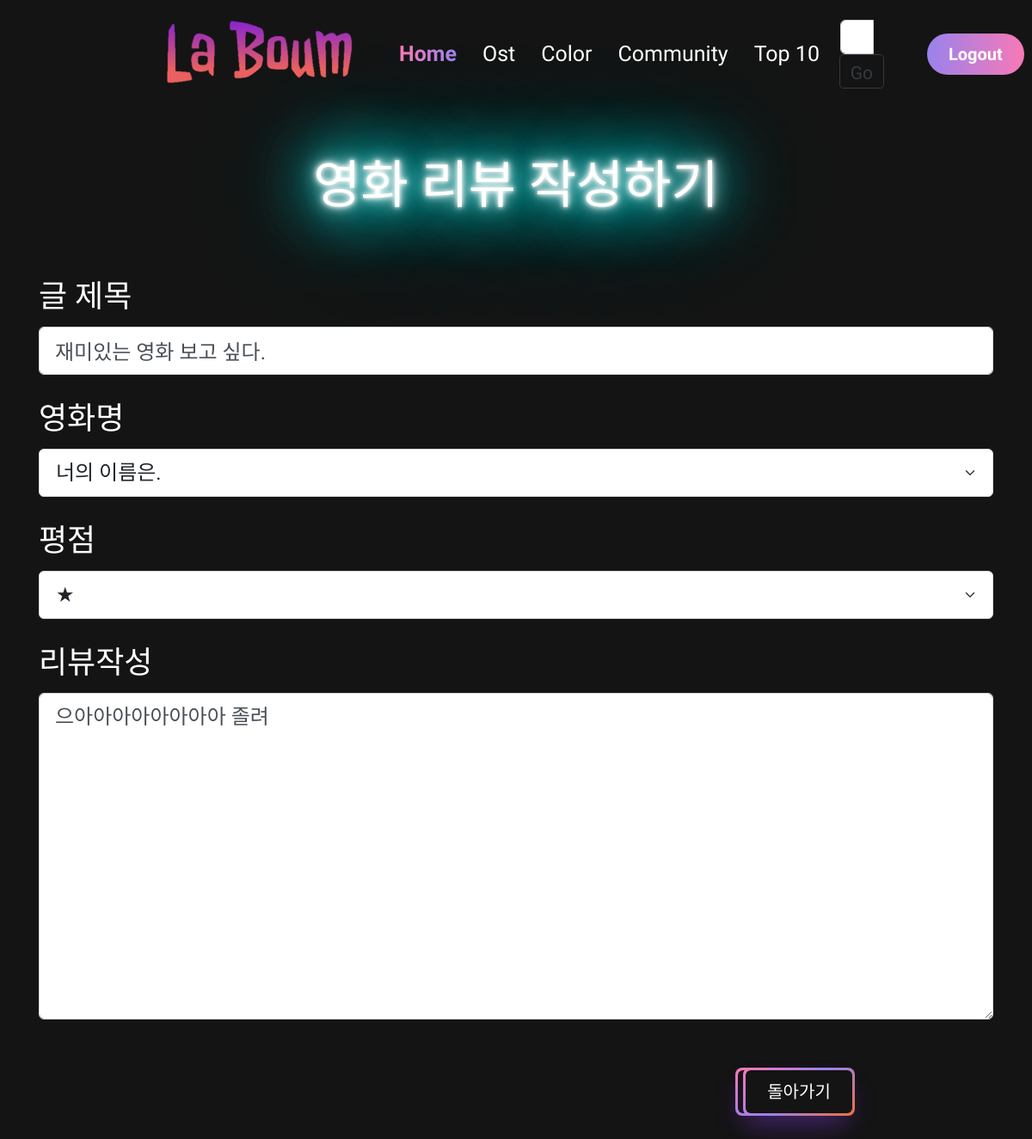
Page /community/4/update/ (signed in) on the committed database.
### community/models.py (models this page shows)
class Review(models.Model):
    RANKS = [
        (1, '★'),
        (2, '★★'),
        (3, '★★★'),
        (4, '★★★★'),
        (5, '★★★★★'),
    ]
    title = models.CharField(max_length=100)
    movie_title = models.ForeignKey(Movie, on_delete=models.CASCADE)
    rank = models.IntegerField(choices=RANKS, default=5)
    content = models.TextField()
    created_at = models.DateTimeField(auto_now_add=True)
    updated_at = models.DateTimeField(auto_now=True)
    user = models.ForeignKey(settings.AUTH_USER_MODEL, on_delete=models.CASCADE)
    like_users = models.ManyToManyField(settings.AUTH_USER_MODEL, related_name='like_reviews')

### movies/models.py (models this page shows)
class Movie(models.Model):
    title = models.CharField(max_length=100)
    release_date = models.DateField()
    popularity = models.FloatField()
    vote_count = models.IntegerField()
    vote_average = models.FloatField()
    overview = models.TextField()
    poster_path = models.CharField(max_length=200)
    genres = models.ManyToManyField(Genre, related_name='movies')
    def __str__(self):
        return self.title

### community/views.py (the view)
# urls.py: path('<int:review_pk>/update/', views.update_review, name='update_review'),
@login_required
@require_http_methods(['GET', 'POST'])
def update_review(request, review_pk):
    review = get_object_or_404(Review, pk=review_pk)
    if request.user == review.user:
        if request.method == 'POST':
            form = ReviewForm(request.POST, instance=review)
            if form.is_valid():
                review = form.save()
                return redirect('community:detail', review.pk)
        else:
            form = ReviewForm(instance=review)
        context = {'form': form,
                   'review': review,}
        return render(request, 'community/create.html', context)
    else:
        return redirect('community:detail', review.pk)

### community/forms.py
class ReviewForm(forms.ModelForm):
    class Meta:
        model = Review
        fields = ['title', 'movie_title', 'rank', 'content']
        widgets = {
            'title': forms.TextInput(attrs={'placeholder':'글의 제목을 작성하세요'}),
            'content': forms.Textarea(attrs={'placeholder':'리뷰를 작성하세요'}),
        }
        labels = {
            'title' : '글 제목',
            'movie_title' : '영화명',
            'rank': '평점',
            'content':'리뷰작성',
        }

### community/templates/community/create.html (shortened to what this page needs)
{% extends 'base.html' %}
{% load bootstrap5 %}
{% load static %}
{% block link %}
  <link rel="stylesheet" href="{% static 'community/create.css' %}">
  <link rel="stylesheet" href="{% static 'community/index.css' %}">
{% endblock link %}
{% block content %}
<br>
  <h1 class="text-center neon neon-s" style="color:white;">영화 리뷰 작성하기</h1>
  <br>
  <div classs="container">
    <form action="" method="POST" class="container">
      {% bootstrap_form form %}
      <br>
          <button type="submit" class="button-64 btn-m1" role="button"><span class="text">저장하기</span></button>
    </form>
          <a href="{% url 'community:index' %}" class="text-decoration-none">
            <button class="button-64 btn-m2 text-decoration-none" role="button"><span class="text-decoration-none">돌아가기</span></button>
          </a>
  </div>
{% endblock %}

### community/static/community/create.css (style rules this page uses)
label { display: inline-block; height: 50px; width: 220px; }
input { margin-bottom: 1em; }
option { color:black; }
.button-64 span { background-color: #141414; padding: 16px 24px; border-radius: 6px; width: 100%; height: 100%; transition: 300ms; }
@media (min-width: 768px) { .button-64 { font-size: 24px; min-width: 196px; } }
.btn-m1 { position: relative; left: 73%; bottom: 22px;; }
.btn-m2 { position: relative; left: 72%; bottom: 78px; text-decoration: none; }

### community/static/community/index.css (style rules this page uses)
.button-64 { align-items: center; background-image: linear-gradient(144deg,#f879b6,#9982ed 50%, #f1703d); border: 0; border-radius: 8px; box-shadow: rgba(151, 65, 252, 0.2) 0 15px 30px -5px; box-sizing: border-box; color: #FFFFFF; display: flex; font-family: 'Gowun Dodum'; font-size: 20px; justify-content: center; line-height: 1em; max-width: 100px; padding: 3px; text-decoration: none; user-select: none; -webkit-user-select: none; touch-action: manipulation; white-space: nowrap; cursor: pointer; }
.button-64 span { background-color: #141414; padding: 16px 24px; border-radius: 6px; width: 100%; height: 100%; transition: 300ms; font-size: 20px; }
@media (min-width: 768px) { .button-64 { font-size: 18px; min-width: 130px; } }
.neon { color: #fff; text-shadow: 0 0 5px #fff, 0 0 10px #fff, 0 0 20px #fff, 0 0 40px #0ff, 0 0 80px #0ff, 0 0 90px #0ff, 0 0 100px #0ff, 0 0 150px #0ff; }
.neon-s { font-weight: 400; text-transform: uppercase; }

### templates/base.html (style rules this page uses)
* { font-family:'Gowun Dodum', sans-serif; font-size:1.5rem; color:white; }

### rows in the picture
Review: title "재미있는 영화 보고 싶다.", movie_title "너의 이름은.", rank "★", content "으아아아아아아아아 졸려"
